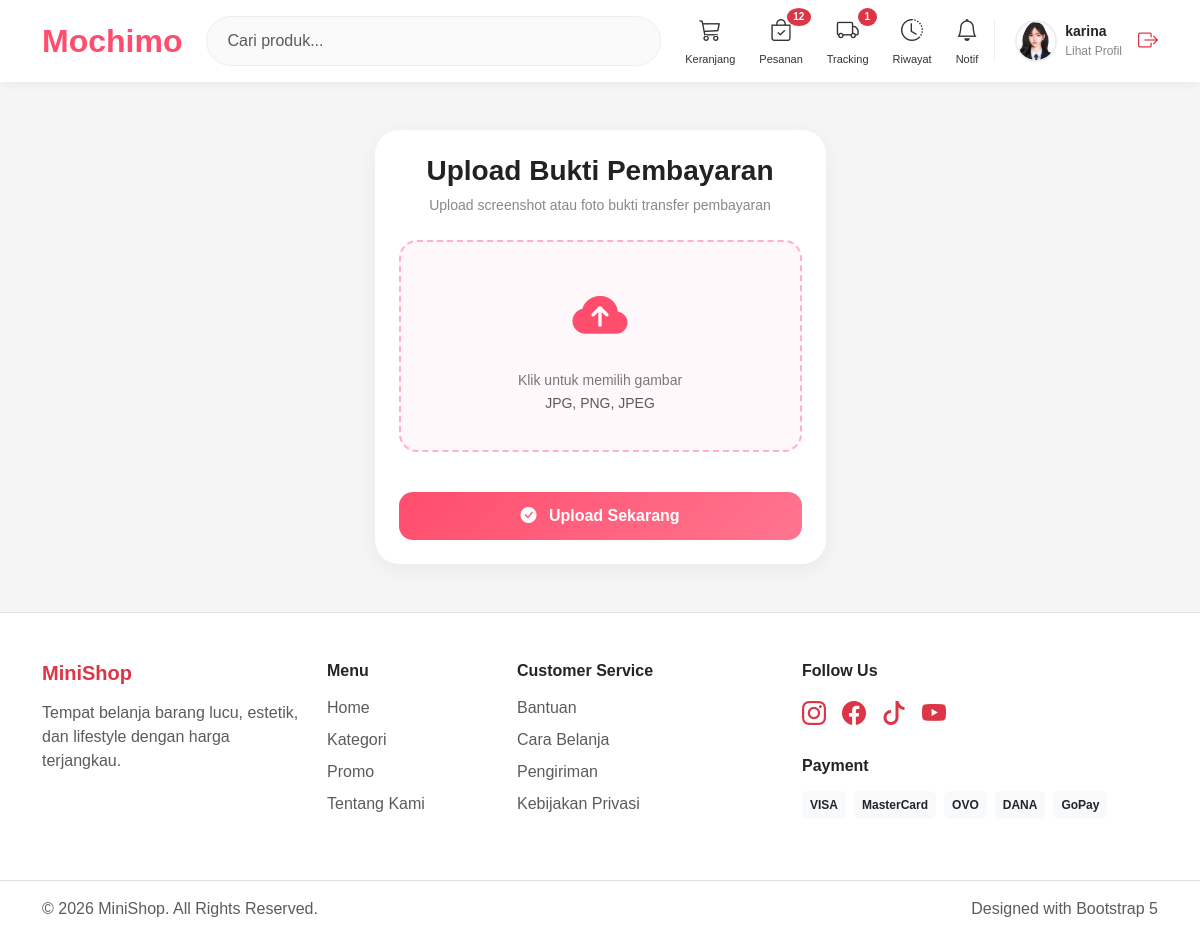
The app's page /customer/upload_bukti.php?id=65 (signed in) with its own data.
### tables this page shows
CREATE TABLE `users` (
  `id_user` int NOT NULL,
  `nama` varchar(100) NOT NULL,
  `email` varchar(100) NOT NULL,
  `password` varchar(255) NOT NULL,
  `no_hp` varchar(20) DEFAULT NULL,
  `alamat` text,
  `foto` varchar(255) DEFAULT NULL,
  `role` enum('admin','customer') DEFAULT 'customer',
  `created_at` timestamp NOT NULL DEFAULT CURRENT_TIMESTAMP,
  `gender` varchar(10) DEFAULT NULL
);

### template/navbar_customer.php (the view, shortened to what this page needs)
<?php
include "../config/koneksi.php";
$id_user = $_SESSION['id_user'] ?? 0;
$queryUser = mysqli_query($conn,"
SELECT * FROM users
WHERE id_user='$id_user'
");
$user = mysqli_fetch_assoc($queryUser ?? []);
$fotoProfile = (!empty($user['foto']))
    ? "../assets/profile/" . $user['foto']
    : "../assets/img/user.png";
$queryPesanan = mysqli_query($conn,"
SELECT COUNT(*) as total
FROM pesanan
WHERE id_user='$id_user'
AND status IN ('Diproses','Menunggu pembayaran')
");
$dataPesanan = mysqli_fetch_assoc($queryPesanan);
$total_pesanan = $dataPesanan['total'] ?? 0;
$queryTracking = mysqli_query($conn,"
SELECT COUNT(*) as total
FROM pesanan
WHERE id_user='$id_user'
AND status='Dikirim'
");
$dataTracking = mysqli_fetch_assoc($queryTracking);
$total_tracking = $dataTracking['total'] ?? 0;
?>
<nav class="navbar navbar-expand-lg navbar-light navbar-custom sticky-top">
<div class="container d-flex align-items-center">
    <a href="../customer/dashboard.php" class="logo-text me-4">
        Mochimo
    </a>
    <form class="d-flex flex-grow-1 me-4 search-wrapper"
          method="GET"
          action="../customer/dashboard.php">
        <input type="search"
               name="cari"
               class="form-control search-input"
               placeholder="Cari produk..."
               autocomplete="off">
    </form>
    <div class="menu-wrapper me-3">
        <a href="../customer/cart.php" class="menu-icon">
            <i class="bi bi-cart3"></i>
            <small>Keranjang</small>
        </a>
        <a href="../customer/pesanan.php" class="menu-icon">
            <i class="bi bi-bag-check"></i>
            <?php if($total_pesanan > 0){ ?>
                <span class="badge bg-danger badge-custom">
                    <?= $total_pesanan; ?>
                </span>
            <?php } ?>
            <small>Pesanan</small>
        </a>
        <a href="../customer/tracking_pesanan.php" class="menu-icon">
            <i class="bi bi-truck"></i>
            <?php if($total_tracking > 0){ ?>
                <span class="badge bg-danger badge-custom">
                    <?= $total_tracking; ?>
                </span>
            <?php } ?>
            <small>Tracking</small>
        </a>
        <a href="../customer/riwayat.php" class="menu-icon">
            <i class="bi bi-clock-history"></i>
            <small>Riwayat</small>
        </a>
        <a href="../customer/notifikasi.php" class="menu-icon">
            <i class="bi bi-bell"></i>
            <small>Notif</small>
        </a>
    </div>
    <div class="d-flex align-items-center profile-navbar">
        <a href="../customer/profil.php"
           class="d-flex align-items-center text-decoration-none text-dark gap-2">
            <img src="<?= $fotoProfile; ?>" class="profile-img">
            <div>
                <div class="profile-name">
                    <?= isset($user['nama']) ? $user['nama'] : 'Customer'; ?>
                </div>
                <div class="profile-text">
                    Lihat Profil
                </div>
            </div>
        </a>
        <a href="../auth/logout.php" class="text-danger ms-3">
            <i class="bi bi-box-arrow-right fs-5"></i>
        </a>
    </div>
</div>
</nav>

### assets/css/style.css (style rules this page uses)
body { background:#f5f5f5; font-family:Arial,sans-serif; }

### template/navbar_customer.php (style rules this page uses)
.navbar-custom { background:white; box-shadow:0 2px 10px rgba(0,0,0,0.05); padding:14px 0; z-index:999; }
.logo-text { font-weight:800; font-size:32px; color:#ff4d6d !important; text-decoration:none; }
.search-input { border-radius:50px; padding:12px 20px; border:1px solid #eee; background:#fafafa; }
.menu-wrapper { display:flex; align-items:center; gap:24px; }
.menu-icon { color:#333; position:relative; transition:0.2s; display:flex; flex-direction:column; align-items:center; text-decoration:none; }
.menu-icon i { font-size:22px; }
.menu-icon small { font-size:11px; margin-top:4px; font-weight:500; }
.badge-custom { position:absolute; top:-6px; right:-8px; font-size:10px; min-width:18px; height:18px; border-radius:50%; display:flex; align-items:center; justify-content:center; }
.profile-navbar { padding-left:20px; border-left:1px solid #eee; }
.profile-img { width:42px; height:42px; border-radius:50%; object-fit:cover; border:2px solid #eee; }
.profile-name { font-size:14px; font-weight:700; margin-bottom:0; }
.profile-text { font-size:12px; color:#888; }

### customer/upload_bukti.php (style rules this page uses)
body { background:#f5f5f5; }

### records on screen
users: foto (picture), nama "karina"

### other values on screen
$total_pesanan "12"
$total_tracking "1"
